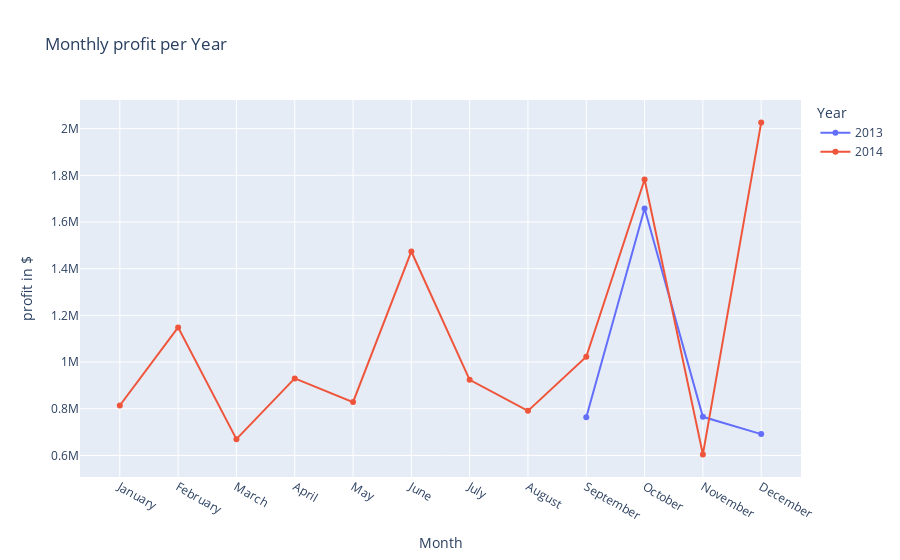

The code cell stored with this chart in its notebook:
### Code cell
# Grouping by Year and Month_Name, sum Profit
df_monthly_profit = df.groupby(['Year', 'Month_Name'])['Profit'].sum().reset_index()

# Ensuring that Month_Name is ordered correctly
df_monthly_profit['Month_Name'] = pd.Categorical(df_monthly_profit['Month_Name'], categories=month_order, ordered=True)
df_monthly_profit = df_monthly_profit.sort_values(['Year', 'Month_Name'])

# Pivot for plotting
monthly_profit_pivot = df_monthly_profit.pivot(index='Month_Name', columns='Year', values='Profit')

fig = go.Figure()
for year in years:
    fig.add_trace(go.Scatter(
        x=monthly_profit_pivot.index,
        y=monthly_profit_pivot[year],
        mode='lines+markers',
        name=str(year)
    ))

fig.update_layout(
    title='Monthly profit per Year',
    xaxis_title='Month',
    yaxis_title='profit in $',
    legend_title='Year'
)
fig.show()

### Figure 1 — Plotly figure (JSON) as saved in the notebook; plotly's stock layout.template omitted (floating-point values rounded to 4 significant figures)
{"data": [{"mode": "lines+markers", "name": "2013", "type": "scatter", "x": ["January", "February", "March", "April", "May", "June", "July", "August", "September", "October", "November", "December"], "y": [NaN, NaN, NaN, NaN, NaN, NaN, NaN, NaN, 763600.0, 1658000.0, 765500.0, 691600.0]}, {"mode": "lines+markers", "name": "2014", "type": "scatter", "x": ["January", "February", "March", "April", "May", "June", "July", "August", "September", "October", "November", "December"], "y": [814000.0, 1149000.0, 669900.0, 930000.0, 828600.0, 1474000.0, 923900.0, 791100.0, 1023000.0, 1782000.0, 604600.0, 2026000.0]}], "layout": {"legend": {"title": {"text": "Year"}}, "title": {"text": "Monthly profit per Year"}, "xaxis": {"title": {"text": "Month"}}, "yaxis": {"title": {"text": "profit in $"}}}}
